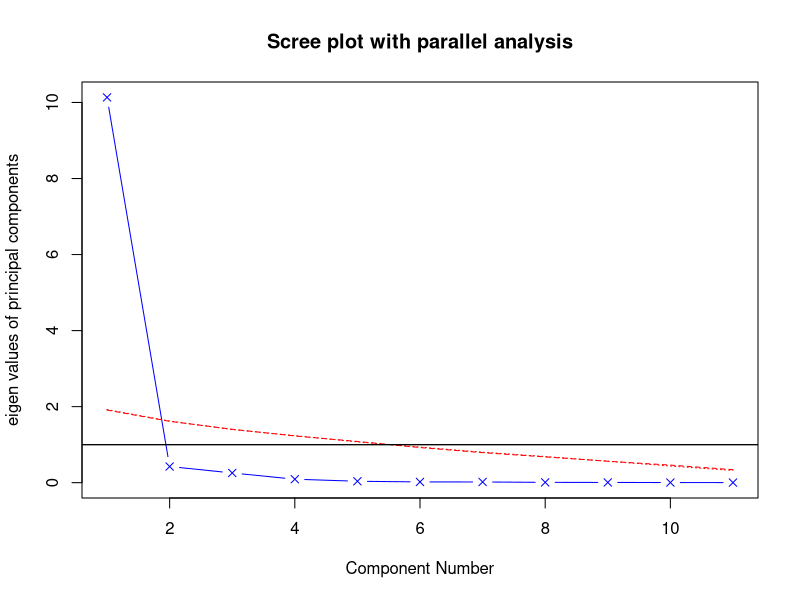
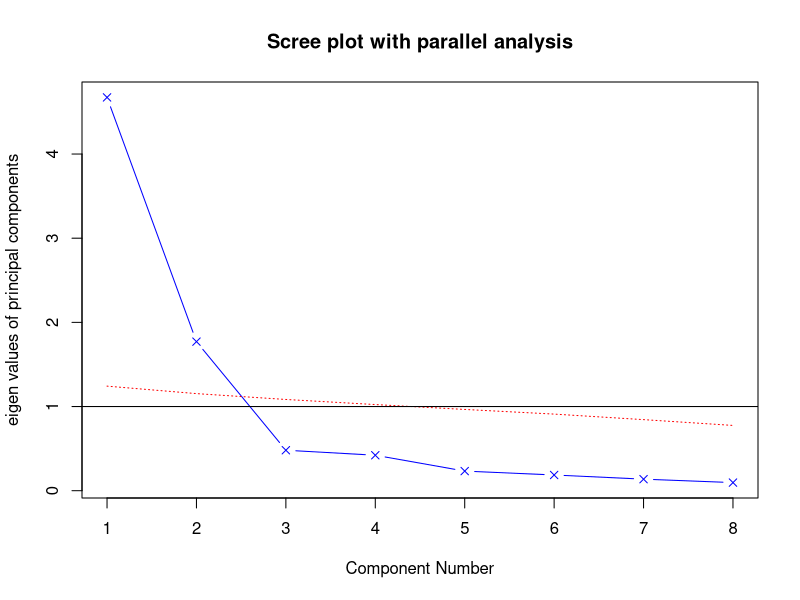
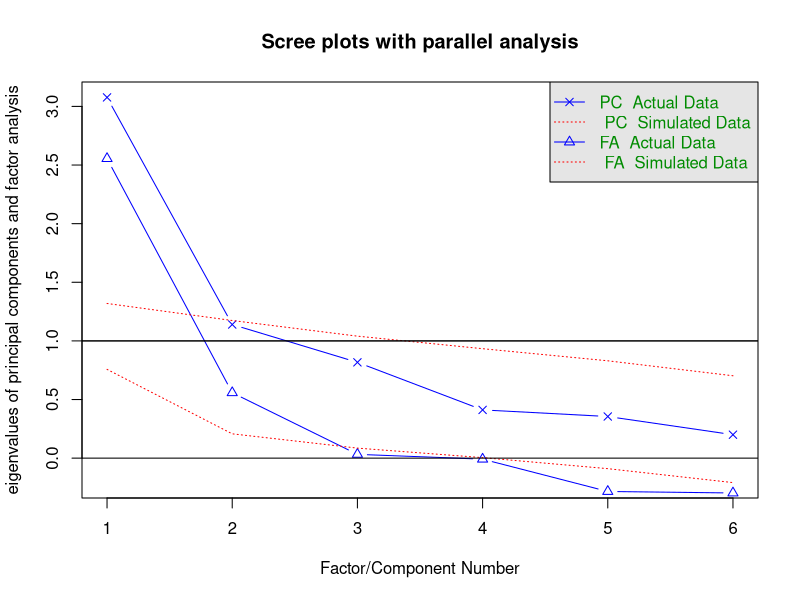
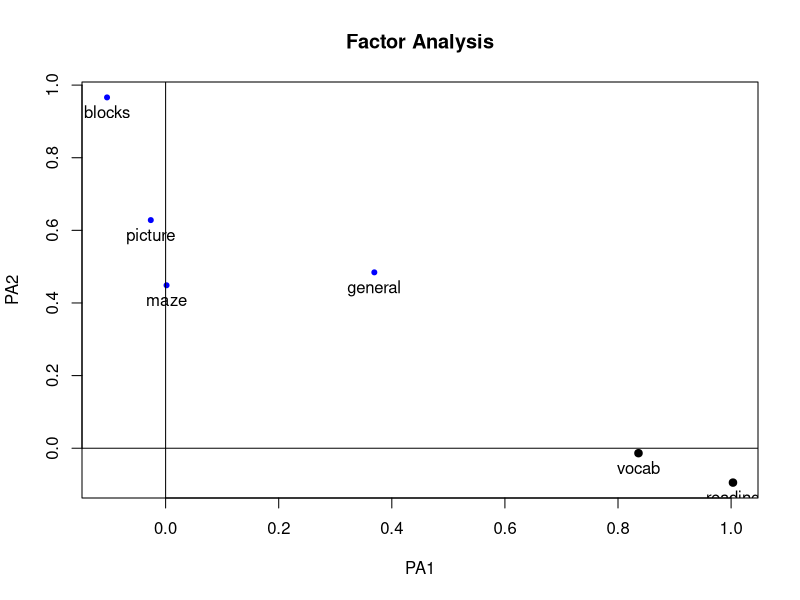
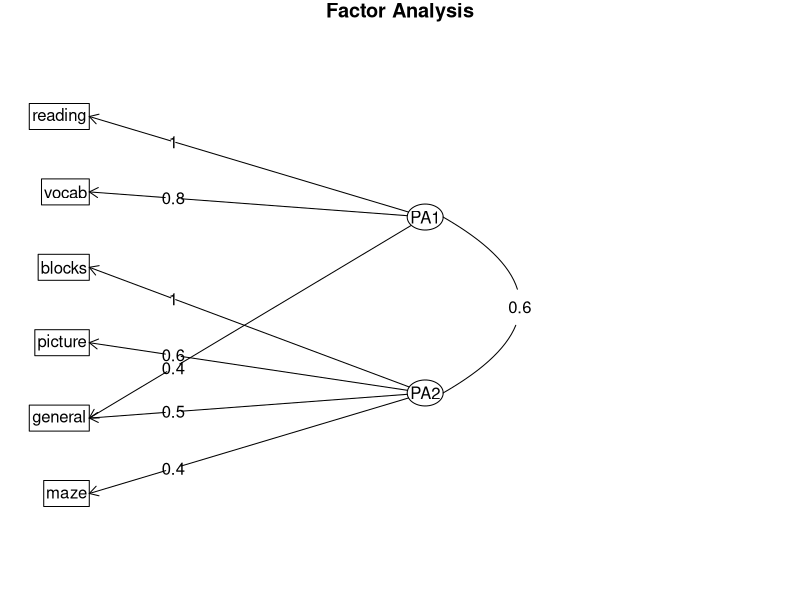

The R source for these figures, in order:


# parallel analysis
library(psych)
fa.parallel(USJudgeRatings[,-1], fa="pc", n.iter=100, 
            show.legend=FALSE, main="Scree plot with parallel analysis")
abline(h=1)



# Listing 14.1 - Principal components analysis of US Judge Ratings
library(psych)
pc <- principal(USJudgeRatings[,-1], nfactors=1)
pc


# Principal components analysis Harman23.cor data
library(psych)
set.seed(1234) # make results reproducible
fa.parallel(Harman23.cor$cov, n.obs=302, fa="pc", n.iter=100,
            show.legend=FALSE, main="Scree plot with parallel analysis")

# Listing 14.2 - Principal components analysis of body measurements
library(psych)
PC <- principal(Harman23.cor$cov, nfactors=2, rotate="none")
PC

# Listing 14.3 - Principal components analysis with varimax rotation
rc <- principal(Harman23.cor$cov, nfactors=2, rotate="varimax")
rc


# Listing 14.4 - Obtaining component scores from raw data
library(psych)
pc <- principal(USJudgeRatings[,-1], nfactors=1, score=TRUE)
head(pc$scores)


cor(USJudgeRatings$CONT, pc$score)


# Listing 14.5 - Obtaining principal component scoring coefficients
library(psych)
rc <- principal(Harman23.cor$cov, nfactors=2, rotate="varimax")
round(unclass(rc$weights), 2)










## Exploratory factor analysis of ability.cov data

library(psych)
options(digits=2)
covariances <- ability.cov$cov

# convert covariances to correlations
correlations <- cov2cor(covariances)
correlations

# determine number of factors to extract
set.seed(1234) # make results reproducible
fa.parallel(correlations, n.obs=112, fa="both", n.iter=100,
            main="Scree plots with parallel analysis")
abline(h=c(0,1))



# Listing 14.6 - Principal axis factoring without rotation
fa <- fa(correlations, nfactors=2, rotate="none", fm="pa")
fa




# Listing 14.7 - Factor extraction with orthogonal rotation
fa.varimax <- fa(correlations, nfactors=2, rotate="varimax", fm="pa")
fa.varimax










# Listing 14.8 - Factor extraction with oblique rotation
fa.promax <- fa(correlations, nfactors=2, rotate="promax", fm="pa")
fa.promax

# calculate factor loading matrix
fsm <- function(oblique) {
  if (class(oblique)[2]=="fa" & is.null(oblique$Phi)) {
    warning("Object doesn't look like oblique EFA")
  } else {
    P <- unclass(oblique$loading)
    F <- P %*% oblique$Phi
    colnames(F) <- c("PA1", "PA2")
    return(F)
  }
}
fsm(fa.promax)

# plot factor solution
factor.plot(fa.promax, labels=rownames(fa.promax$loadings))
fa.diagram(fa.promax, simple=FALSE)

# factor scores
fa.promax$weights


